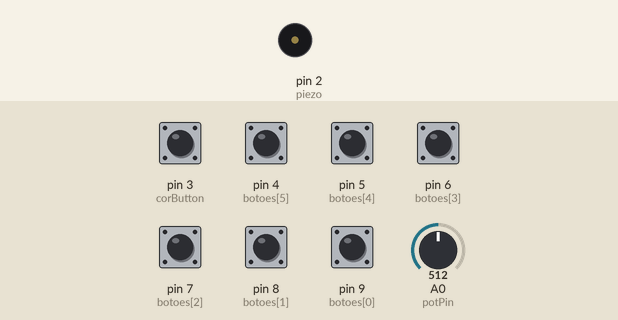
Simulated run of this sketch. Board: Arduino Uno, built with avr-gcc and run on an emulated ATmega328P. Parts: buzzer (waves = sounding). Inputs (shaded band) come from the test bench; at power-on: pin 3 (corButton), pin 4 (botoes[5]), pin 5 (botoes[4]), pin 6 (botoes[3]), pin 7 (botoes[2]), pin 8 (botoes[1]), pin 9 (botoes[0]) HIGH, A0 (potPin) = 512.

Above: at 1.2 s.
1.3 s: pin 4 (botoes[5]) pulled LOW for 0.15 s
At 1.38 s:
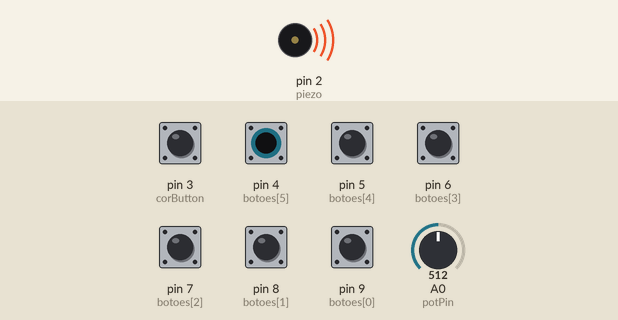
Timing chart, 0 to 32.8 s (numbered marks = the images above; inputs shaded):
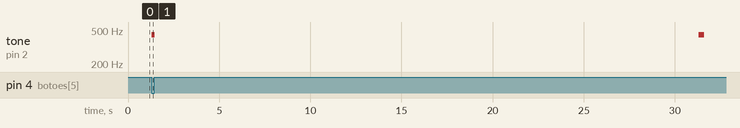

Measured:
- after the input at 1.3 s, tone on pin 2 (piezo): silent → 440 Hz at once, → silent 0.17 s later, → 440 Hz 29.8 s later, → silent 0.30 s later

The sketch:

Veterano.ino
```cpp
#include <SoftwareSerial.h>

// ---------------------
// Definições de pinos
// ---------------------
int botoes[] = { 9, 8, 7, 6, 5, 4 };
int corButton = 3;
int piezo = 2;
int potPin = A0;

// ---------------------
// Notas musicais
// ---------------------
float notas[] = {
	261.63,  // Dó
	293.66,  // Ré
	329.63,  // Mi
	349.23,  // Fá
	392.00,  // Sol
	440.00,  // Lá
};

// ---------------------
// Serial communication
// ---------------------
SoftwareSerial ledSerial(10, 11);  // RX, TX

// ---------------------
// Variáveis
// ---------------------
bool corEstadoAtual = HIGH;
bool corEstadoAnterior = HIGH;

// Happy birthdayyyy tooo youuuuuuuuuuuuuuuuuuuu
int sequenciaAlvo[] = { 0, 0, 1, 0, 3, 2 };
int indiceSequencia = 0;
bool tocarMusica = false;

// Modo eco
unsigned long ultimoToque = 0;
const unsigned long tempoMaxEntreToques = 3000;
unsigned long debounceAnterior[6] = { 0 };
const unsigned long tempoDebounce = 200;
bool estadoAnteriorBotoes[6] = { HIGH, HIGH, HIGH, HIGH, HIGH, HIGH };


// Idle
const unsigned long tempoIdle = 30000;  // tempo sem interação (30s)
int ultimosBotoes[10];                  // buffer circular
int posBuffer = 0;                      // posição do inicial do buffer
bool bufferCheio = false;

// ---------------------
// Setup
// ---------------------
void setup() {
	for (int i = 0; i < 6; i++) {
		pinMode(botoes[i], INPUT_PULLUP);
	}

	pinMode(corButton, INPUT_PULLUP);
	pinMode(piezo, OUTPUT);

	ledSerial.begin(9600);
	Serial.begin(9600);
}

// ---------------------
// Loop
// ---------------------
void loop() {
	unsigned long agora = millis();

	if (tocarMusica) {
		tocarHappyBirthday();
		tocarMusica = false;
		return;
	}

	// Verifica se está idle durante 30sec
	if (agora - ultimoToque >= tempoIdle && (posBuffer > 0 || bufferCheio)) {
		tocarUltimasNotas();
		ultimoToque = agora;  // evitar repetição contínua
		return;
	}

	bool algumBotaoPressionado = false;

	for (int i = 0; i < 6; i++) {
		bool estadoAtual = digitalRead(botoes[i]);

		if (estadoAnteriorBotoes[i] == HIGH && estadoAtual == LOW) {
			if (agora - debounceAnterior[i] > tempoDebounce) {
				debounceAnterior[i] = agora;

				ultimoToque = agora;  // atualizar atividade

				// Adicionar botão ao buffer
				ultimosBotoes[posBuffer] = i;
				posBuffer = (posBuffer + 1) % 10;
				if (posBuffer == 0) bufferCheio = true;

				// Lógica da sequência
				if (agora - ultimoToque > tempoMaxEntreToques) {
					indiceSequencia = 0;
				}

				if (i == sequenciaAlvo[indiceSequencia]) {
					indiceSequencia++;
					if (indiceSequencia >= 6) {
						Serial.println("Happy birthdayyyy tooo youuuuuu");
						tocarMusica = true;
						indiceSequencia = 0;
						return;
					}
				} else {
					indiceSequencia = 0;
				}
			}
		}

		if (estadoAtual == LOW) {
			algumBotaoPressionado = true;

			float pot = analogRead(potPin);
			float pitchFactor = map(pot, 0, 1023, 50, 150);
			float frequencia = notas[i] * (pitchFactor / 100.0);
			tone(piezo, frequencia);

			// Debounce para nao haver congestionamento de comunicação e não "encravar" a animação
			static unsigned long ultimaMensagemLED = 0;
			const unsigned long intervaloLED = 30;

			if (millis() - ultimaMensagemLED >= intervaloLED) {
				ledSerial.println("LED" + String(i + 1));
				ultimaMensagemLED = millis();
			}
		}

		if (estadoAnteriorBotoes[i] == LOW && estadoAtual == HIGH) {
			noTone(piezo);
		}

		estadoAnteriorBotoes[i] = estadoAtual;
	}

	// Botão cor
	corEstadoAtual = digitalRead(corButton);
	if (corEstadoAnterior == HIGH && corEstadoAtual == LOW) {
		ledSerial.println("cor");
	}
	corEstadoAnterior = corEstadoAtual;

	if (!algumBotaoPressionado) {
		noTone(piezo);
	}

	delay(10);
}

// ---------------------
// Happy birthdayyyy!!
// ---------------------
void tocarHappyBirthday() {
	int melodia[] = {
		264, 264, 297, 264, 352, 330,
		264, 264, 297, 264, 396, 352,
		264, 264, 528, 440, 352, 330, 297,
		466, 466, 440, 352, 396, 352
	};

	int duracoes[] = {
		250, 250, 500, 500, 500, 1000,
		250, 250, 500, 500, 500, 1000,
		250, 250, 500, 500, 500, 500, 1000,
		250, 250, 500, 500, 500, 1000
	};

	for (int i = 0; i < 25; i++) {
		tone(piezo, melodia[i], duracoes[i]);
		delay(duracoes[i] * 1.3);
	}

	noTone(piezo);
}

// -----------------------------------
// Modo eco (toca as ultimas 10 notas)
// -----------------------------------
void tocarUltimasNotas() {
	int totalNotas = bufferCheio ? 10 : posBuffer;
	int idx = bufferCheio ? posBuffer : 0;

	for (int i = 0; i < totalNotas; i++) {
		int notaIdx = ultimosBotoes[(idx + i) % 10];
		float pot = analogRead(potPin);
		float pitchFactor = map(pot, 0, 1023, 50, 150);
		float frequencia = notas[notaIdx] * (pitchFactor / 100.0);
		tone(piezo, frequencia, 300);

		// Ativar LEDs
		ledSerial.println("LED" + String(notaIdx + 1));

		delay(350);
	}

	noTone(piezo);
}
```
